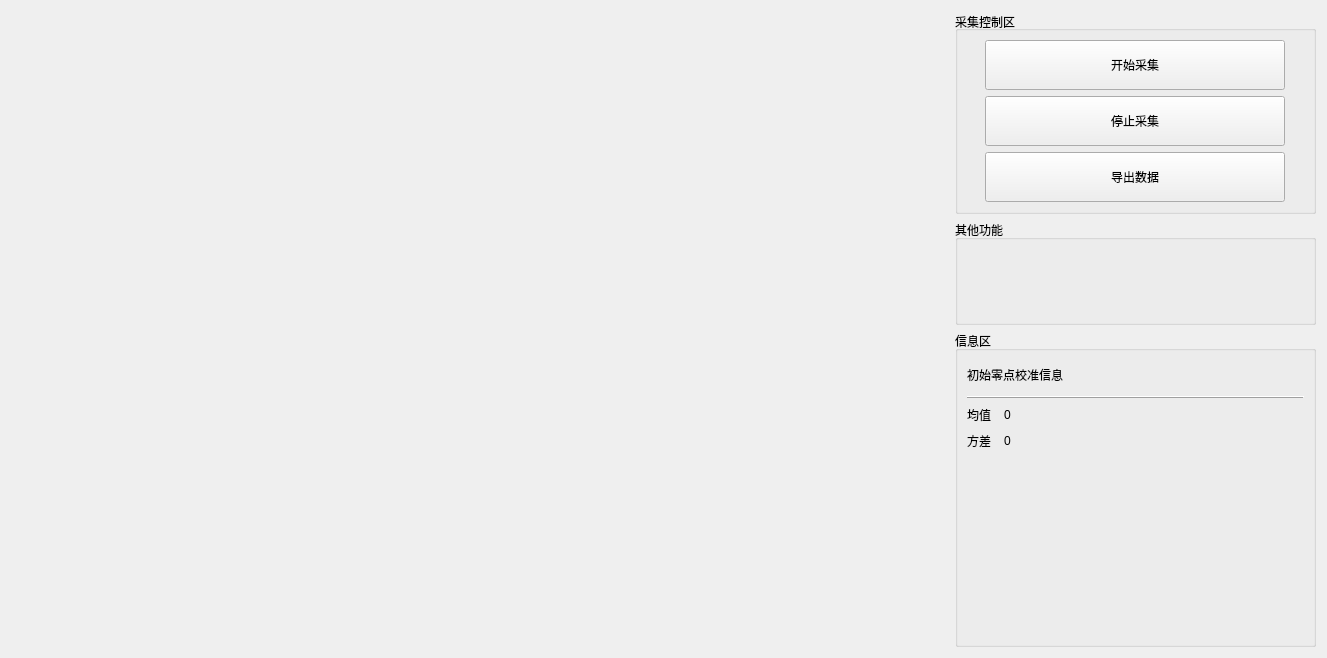
<?xml version="1.0" encoding="UTF-8"?>
<ui version="4.0">
 <class>TrackPage</class>
 <widget class="QWidget" name="TrackPage">
  <property name="geometry">
   <rect>
    <x>0</x>
    <y>0</y>
    <width>1327</width>
    <height>658</height>
   </rect>
  </property>
  <property name="windowTitle">
   <string>Form</string>
  </property>
  <layout class="QHBoxLayout" name="horizontalLayout_2">
   <item>
    <layout class="QHBoxLayout" name="horizontalLayout" stretch="3,1">
     <item>
      <widget class="QTrack2D" name="trajectoryMap" native="true">
       <property name="sizePolicy">
        <sizepolicy hsizetype="MinimumExpanding" vsizetype="MinimumExpanding">
         <horstretch>0</horstretch>
         <verstretch>0</verstretch>
        </sizepolicy>
       </property>
       <property name="minimumSize">
        <size>
         <width>500</width>
         <height>500</height>
        </size>
       </property>
      </widget>
     </item>
     <item>
      <layout class="QVBoxLayout" name="GroupBoxVerticalLayout" stretch="1,1,3">
       <item>
        <widget class="QGroupBox" name="collectionCTRLGroupBox">
         <property name="title">
          <string>采集控制区</string>
         </property>
         <property name="alignment">
          <set>Qt::AlignLeading|Qt::AlignLeft|Qt::AlignVCenter</set>
         </property>
         <layout class="QVBoxLayout" name="verticalLayout_2">
          <item alignment="Qt::AlignHCenter">
           <widget class="QPushButton" name="collectDataButton">
            <property name="sizePolicy">
             <sizepolicy hsizetype="Maximum" vsizetype="Minimum">
              <horstretch>0</horstretch>
              <verstretch>0</verstretch>
             </sizepolicy>
            </property>
            <property name="minimumSize">
             <size>
              <width>300</width>
              <height>50</height>
             </size>
            </property>
            <property name="maximumSize">
             <size>
              <width>400</width>
              <height>50</height>
             </size>
            </property>
            <property name="text">
             <string>开始采集</string>
            </property>
           </widget>
          </item>
          <item alignment="Qt::AlignHCenter">
           <widget class="QPushButton" name="stopCollectiontButton">
            <property name="sizePolicy">
             <sizepolicy hsizetype="Maximum" vsizetype="Minimum">
              <horstretch>0</horstretch>
              <verstretch>0</verstretch>
             </sizepolicy>
            </property>
            <property name="minimumSize">
             <size>
              <width>300</width>
              <height>50</height>
             </size>
            </property>
            <property name="maximumSize">
             <size>
              <width>400</width>
              <height>50</height>
             </size>
            </property>
            <property name="text">
             <string>停止采集</string>
            </property>
           </widget>
          </item>
          <item alignment="Qt::AlignHCenter">
           <widget class="QPushButton" name="exportDataButton">
            <property name="sizePolicy">
             <sizepolicy hsizetype="Maximum" vsizetype="Minimum">
              <horstretch>0</horstretch>
              <verstretch>0</verstretch>
             </sizepolicy>
            </property>
            <property name="minimumSize">
             <size>
              <width>300</width>
              <height>50</height>
             </size>
            </property>
            <property name="maximumSize">
             <size>
              <width>400</width>
              <height>50</height>
             </size>
            </property>
            <property name="text">
             <string>导出数据</string>
            </property>
           </widget>
          </item>
         </layout>
        </widget>
       </item>
       <item>
        <widget class="QGroupBox" name="functionGroupBox">
         <property name="title">
          <string>其他功能</string>
         </property>
        </widget>
       </item>
       <item>
        <widget class="QGroupBox" name="infoGroupBox">
         <property name="title">
          <string>信息区</string>
         </property>
         <layout class="QVBoxLayout" name="verticalLayout_3">
          <item>
           <layout class="QVBoxLayout" name="verticalLayout">
            <item>
             <widget class="QLabel" name="label">
              <property name="sizePolicy">
               <sizepolicy hsizetype="Maximum" vsizetype="Maximum">
                <horstretch>0</horstretch>
                <verstretch>0</verstretch>
               </sizepolicy>
              </property>
              <property name="minimumSize">
               <size>
                <width>0</width>
                <height>30</height>
               </size>
              </property>
              <property name="maximumSize">
               <size>
                <width>16777215</width>
                <height>200</height>
               </size>
              </property>
              <property name="text">
               <string>初始零点校准信息</string>
              </property>
             </widget>
            </item>
            <item>
             <widget class="QFrame" name="frame">
              <property name="frameShape">
               <enum>QFrame::HLine</enum>
              </property>
              <property name="frameShadow">
               <enum>QFrame::Raised</enum>
              </property>
             </widget>
            </item>
            <item>
             <layout class="QHBoxLayout" name="horizontalLayout_3" stretch="1,9">
              <property name="spacing">
               <number>7</number>
              </property>
              <property name="sizeConstraint">
               <enum>QLayout::SetMinimumSize</enum>
              </property>
              <item alignment="Qt::AlignLeft">
               <widget class="QLabel" name="average_label">
                <property name="sizePolicy">
                 <sizepolicy hsizetype="Maximum" vsizetype="Minimum">
                  <horstretch>0</horstretch>
                  <verstretch>0</verstretch>
                 </sizepolicy>
                </property>
                <property name="minimumSize">
                 <size>
                  <width>30</width>
                  <height>20</height>
                 </size>
                </property>
                <property name="maximumSize">
                 <size>
                  <width>30</width>
                  <height>20</height>
                 </size>
                </property>
                <property name="text">
                 <string>均值</string>
                </property>
                <property name="margin">
                 <number>0</number>
                </property>
               </widget>
              </item>
              <item alignment="Qt::AlignLeft">
               <widget class="QLabel" name="average_value">
                <property name="sizePolicy">
                 <sizepolicy hsizetype="Maximum" vsizetype="Maximum">
                  <horstretch>0</horstretch>
                  <verstretch>0</verstretch>
                 </sizepolicy>
                </property>
                <property name="minimumSize">
                 <size>
                  <width>300</width>
                  <height>0</height>
                 </size>
                </property>
                <property name="maximumSize">
                 <size>
                  <width>300</width>
                  <height>30</height>
                 </size>
                </property>
                <property name="text">
                 <string>0</string>
                </property>
               </widget>
              </item>
             </layout>
            </item>
            <item>
             <layout class="QHBoxLayout" name="horizontalLayout_5" stretch="1,9">
              <property name="spacing">
               <number>7</number>
              </property>
              <property name="sizeConstraint">
               <enum>QLayout::SetMinimumSize</enum>
              </property>
              <item alignment="Qt::AlignLeft|Qt::AlignVCenter">
               <widget class="QLabel" name="variance_label">
                <property name="sizePolicy">
                 <sizepolicy hsizetype="Maximum" vsizetype="Minimum">
                  <horstretch>0</horstretch>
                  <verstretch>0</verstretch>
                 </sizepolicy>
                </property>
                <property name="minimumSize">
                 <size>
                  <width>30</width>
                  <height>20</height>
                 </size>
                </property>
                <property name="maximumSize">
                 <size>
                  <width>30</width>
                  <height>20</height>
                 </size>
                </property>
                <property name="text">
                 <string>方差</string>
                </property>
                <property name="margin">
                 <number>0</number>
                </property>
               </widget>
              </item>
              <item alignment="Qt::AlignLeft">
               <widget class="QLabel" name="variance_value">
                <property name="sizePolicy">
                 <sizepolicy hsizetype="Maximum" vsizetype="Maximum">
                  <horstretch>0</horstretch>
                  <verstretch>0</verstretch>
                 </sizepolicy>
                </property>
                <property name="minimumSize">
                 <size>
                  <width>300</width>
                  <height>0</height>
                 </size>
                </property>
                <property name="maximumSize">
                 <size>
                  <width>300</width>
                  <height>30</height>
                 </size>
                </property>
                <property name="text">
                 <string>0</string>
                </property>
               </widget>
              </item>
             </layout>
            </item>
           </layout>
          </item>
          <item>
           <spacer name="verticalSpacer">
            <property name="orientation">
             <enum>Qt::Vertical</enum>
            </property>
            <property name="sizeHint" stdset="0">
             <size>
              <width>20</width>
              <height>40</height>
             </size>
            </property>
           </spacer>
          </item>
         </layout>
        </widget>
       </item>
      </layout>
     </item>
    </layout>
   </item>
  </layout>
 </widget>
 <customwidgets>
  <customwidget>
   <class>QTrack2D</class>
   <extends>QWidget</extends>
   <header location="global">library/qtrack2d.h</header>
   <container>1</container>
  </customwidget>
 </customwidgets>
 <resources/>
 <connections/>
</ui>
